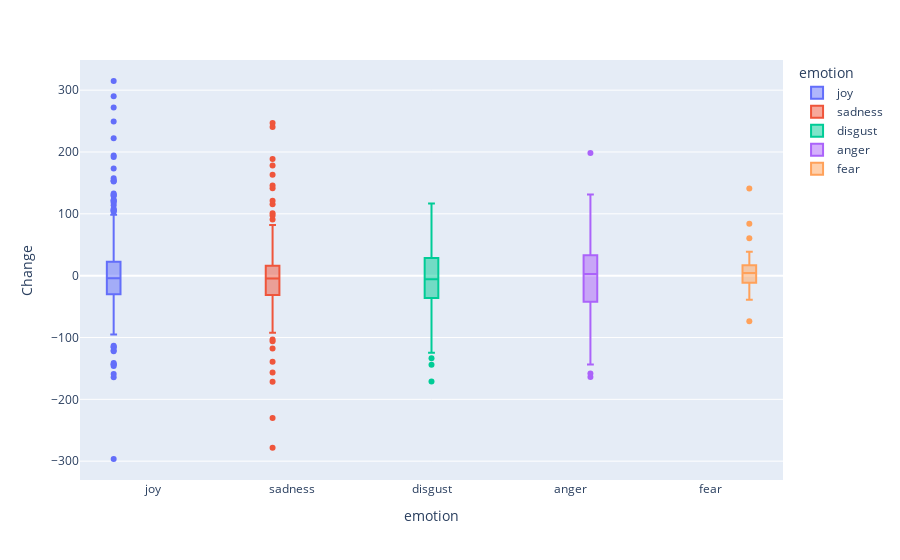
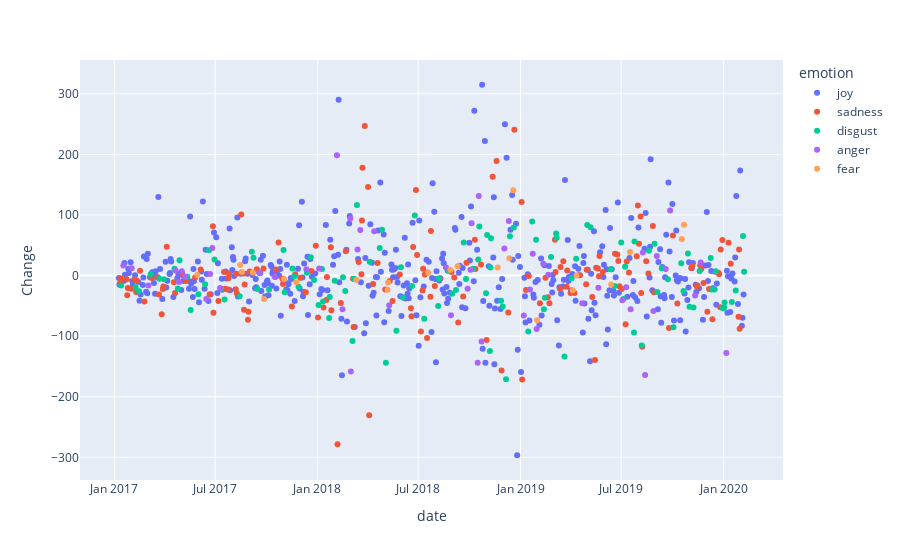

Notebook code for these charts, in order:
### Code cell
financial_analysis(twitter_d, finance_d)

### Figure 1 — Plotly figure (JSON) as saved in the notebook; plotly's stock layout.template omitted (floating-point values rounded to 4 significant figures; data arrays with more than 128 entries replaced by an {"elided": "..."} marker saying what was removed)
{"data": [{"alignmentgroup": "True", "hovertemplate": "emotion=%{x}<br>Change=%{y}<extra></extra>", "legendgroup": "joy", "marker": {"color": "#636efa"}, "name": "joy", "notched": false, "offsetgroup": "joy", "orientation": "v", "showlegend": true, "type": "box", "x": {"elided": "399 str values"}, "x0": " ", "xaxis": "x", "y": {"elided": "399 float values"}, "y0": " ", "yaxis": "y"}, {"alignmentgroup": "True", "hovertemplate": "emotion=%{x}<br>Change=%{y}<extra></extra>", "legendgroup": "sadness", "marker": {"color": "#EF553B"}, "name": "sadness", "notched": false, "offsetgroup": "sadness", "orientation": "v", "showlegend": true, "type": "box", "x": {"elided": "178 str values"}, "x0": " ", "xaxis": "x", "y": {"elided": "178 float values"}, "y0": " ", "yaxis": "y"}, {"alignmentgroup": "True", "hovertemplate": "emotion=%{x}<br>Change=%{y}<extra></extra>", "legendgroup": "disgust", "marker": {"color": "#00cc96"}, "name": "disgust", "notched": false, "offsetgroup": "disgust", "orientation": "v", "showlegend": true, "type": "box", "x": ["disgust", "disgust", "disgust", "disgust", "disgust", "disgust", "disgust", "disgust", "disgust", "disgust", "disgust", "disgust", "disgust", "disgust", "disgust", "disgust", "disgust", "disgust", "disgust", "disgust", "disgust", "disgust", "disgust", "disgust", "disgust", "disgust", "disgust", "disgust", "disgust", "disgust", "disgust", "disgust", "disgust", "disgust", "disgust", "disgust", "disgust", "disgust", "disgust", "disgust", "disgust", "disgust", "disgust", "disgust", "disgust", "disgust", "disgust", "disgust", "disgust", "disgust", "disgust", "disgust", "disgust", "disgust", "disgust", "disgust", "disgust", "disgust", "disgust", "disgust", "disgust", "disgust", "disgust", "disgust", "disgust", "disgust", "disgust", "disgust", "disgust", "disgust", "disgust", "disgust", "disgust", "disgust", "disgust", "disgust", "disgust", "disgust", "disgust", "disgust", "disgust", "disgust", "disgust", "disgust", "disgust", "disgust", "disgust", "disgust", "disgust", "disgust", "disgust", "disgust", "disgust", "disgust", "disgust", "disgust", "disgust", "disgust", "disgust", "disgust", "disgust", "disgust", "disgust", "disgust", "disgust", "disgust", "disgust", "disgust", "disgust", "disgust", "disgust", "disgust", "disgust", "disgust", "disgust"], "x0": " ", "xaxis": "x", "y": [-16.6, -19.5, -26.1, 2.2, -5.4, -6.1, 11.4, -21.3, 25.3, -2, -56.7, -30.9, -14.2, 41.6, 26.4, -22.3, -39.5, -34.1, 39.2, 29.5, -22.3, -23.2, 42.1, -27.4, 11.7, -1.4, -18.6, 4.6, 30.3, -7.3, -48.5, 10.6, -43, -70, -35.3, -8.7, -3, -25.3, -107.8, -5.2, 116.5, 22.7, 45.4, 75.7, -144, -90.9, 13.5, -36.4, -17.4, 99.1, -71.2, -50.1, -5, 8, -30.2, -23.8, 54.7, -5.9, 11.1, 26.6, 81.1, -29.3, 67, -124.7, 13.3, 61.6, -41.5, -51.2, -171.2, 64.9, 79.3, -92.4, 89.2, 59.2, -55.8, -36.7, 30.8, 69.5, 62.3, -133.5, -4.4, 27.8, 83.3, 79.8, 10.4, -17.1, 54.7, -38.5, 14.5, -94.1, 56.1, -115.6, 40.8, 52.3, -27.1, 12.1, -6, -85.2, 20.1, -25.6, 36.5, -51.4, -52.6, 7.4, 29, -22.9, -22.9, 6.9, -53.9, -52.7, -44.3, -43.7, -24.8, 65.4, 6.1], "y0": " ", "yaxis": "y"}, {"alignmentgroup": "True", "hovertemplate": "emotion=%{x}<br>Change=%{y}<extra></extra>", "legendgroup": "anger", "marker": {"color": "#ab63fa"}, "name": "anger", "notched": false, "offsetgroup": "anger", "orientation": "v", "showlegend": true, "type": "box", "x": ["anger", "anger", "anger", "anger", "anger", "anger", "anger", "anger", "anger", "anger", "anger", "anger", "anger", "anger", "anger", "anger", "anger", "anger", "anger", "anger", "anger", "anger", "anger", "anger", "anger", "anger", "anger", "anger", "anger", "anger", "anger", "anger", "anger", "anger", "anger", "anger", "anger", "anger", "anger", "anger", "anger", "anger", "anger", "anger", "anger", "anger", "anger", "anger", "anger", "anger", "anger", "anger", "anger"], "x0": " ", "xaxis": "x", "y": [16.4, 11.9, -16.5, 8.5, -10.5, 7.1, -2, -38.5, 2.5, 45.6, -20.4, 4.2, -1.5, 10.4, 11.6, 198.4, -55.7, 94.2, -158.3, 43, 75, 73, -49.1, 13.4, -65.4, -21.9, 9.6, 86.3, -143.7, 131.3, -109, 44.6, 89.8, -65.9, -23.1, 35.9, -88.3, 19.5, 1.2, -45.9, -20.2, -40.7, -19.3, -55.5, 38, -164, -58.5, 32.3, 10.7, 107.5, -33, 21.7, -128], "y0": " ", "yaxis": "y"}, {"alignmentgroup": "True", "hovertemplate": "emotion=%{x}<br>Change=%{y}<extra></extra>", "legendgroup": "fear", "marker": {"color": "#FFA15A"}, "name": "fear", "notched": false, "offsetgroup": "fear", "orientation": "v", "showlegend": true, "type": "box", "x": ["fear", "fear", "fear", "fear", "fear", "fear", "fear", "fear", "fear", "fear", "fear", "fear", "fear", "fear", "fear", "fear", "fear", "fear", "fear", "fear", "fear", "fear", "fear"], "x0": " ", "xaxis": "x", "y": [1, 17.5, 5.9, 5.1, -38.9, -5.5, -11.1, -7.3, -23.4, -11.6, 4.5, 9, 15.4, 13.3, 28.7, 140.8, -73.6, -24.2, 0, -14.6, 38.8, 60.3, 83.8], "y0": " ", "yaxis": "y"}], "layout": {"boxmode": "group", "legend": {"title": {"text": "emotion"}, "tracegroupgap": 0}, "margin": {"t": 60}, "xaxis": {"anchor": "y", "categoryarray": ["joy", "sadness", "disgust", "anger", "fear"], "categoryorder": "array", "domain": [0, 1], "title": {"text": "emotion"}}, "yaxis": {"anchor": "x", "domain": [0, 1], "title": {"text": "Change"}}}}

### Figure 2 — Plotly figure (JSON) as saved in the notebook; plotly's stock layout.template omitted (floating-point values rounded to 4 significant figures; data arrays with more than 128 entries replaced by an {"elided": "..."} marker saying what was removed)
{"data": [{"hovertemplate": "emotion=joy<br>date=%{x}<br>Change=%{y}<extra></extra>", "legendgroup": "joy", "marker": {"color": "#636efa", "symbol": "circle"}, "mode": "markers", "name": "joy", "showlegend": true, "type": "scatter", "x": {"elided": "399 str values"}, "xaxis": "x", "y": {"elided": "399 float values"}, "yaxis": "y"}, {"hovertemplate": "emotion=sadness<br>date=%{x}<br>Change=%{y}<extra></extra>", "legendgroup": "sadness", "marker": {"color": "#EF553B", "symbol": "circle"}, "mode": "markers", "name": "sadness", "showlegend": true, "type": "scatter", "x": {"elided": "178 str values"}, "xaxis": "x", "y": {"elided": "178 float values"}, "yaxis": "y"}, {"hovertemplate": "emotion=disgust<br>date=%{x}<br>Change=%{y}<extra></extra>", "legendgroup": "disgust", "marker": {"color": "#00cc96", "symbol": "circle"}, "mode": "markers", "name": "disgust", "showlegend": true, "type": "scatter", "x": ["2017-01-13", "2017-02-08", "2017-02-14", "2017-03-07", "2017-03-23", "2017-03-31", "2017-04-19", "2017-04-25", "2017-04-28", "2017-05-12", "2017-05-18", "2017-06-01", "2017-06-13", "2017-06-20", "2017-06-30", "2017-07-12", "2017-07-18", "2017-08-14", "2017-09-05", "2017-09-08", "2017-09-15", "2017-10-06", "2017-11-01", "2017-11-03", "2017-11-17", "2017-11-20", "2017-11-28", "2017-12-13", "2017-12-20", "2017-12-26", "2018-01-03", "2018-01-09", "2018-01-11", "2018-01-22", "2018-01-23", "2018-02-01", "2018-02-16", "2018-02-20", "2018-03-05", "2018-03-08", "2018-03-13", "2018-04-05", "2018-04-23", "2018-04-27", "2018-05-04", "2018-05-23", "2018-05-31", "2018-06-04", "2018-06-20", "2018-06-25", "2018-07-12", "2018-08-06", "2018-08-07", "2018-08-23", "2018-08-31", "2018-09-07", "2018-09-21", "2018-09-25", "2018-10-08", "2018-10-17", "2018-10-19", "2018-10-31", "2018-11-02", "2018-11-07", "2018-11-08", "2018-11-09", "2018-11-27", "2018-11-30", "2018-12-06", "2018-12-13", "2018-12-20", "2019-01-15", "2019-01-22", "2019-01-29", "2019-02-12", "2019-02-14", "2019-02-25", "2019-03-06", "2019-03-07", "2019-03-21", "2019-04-03", "2019-04-11", "2019-05-01", "2019-05-07", "2019-06-12", "2019-06-19", "2019-07-01", "2019-07-05", "2019-07-08", "2019-07-24", "2019-07-25", "2019-08-07", "2019-08-20", "2019-08-30", "2019-09-04", "2019-09-12", "2019-09-23", "2019-10-03", "2019-10-17", "2019-10-21", "2019-10-29", "2019-11-01", "2019-11-08", "2019-11-19", "2019-12-09", "2019-12-11", "2019-12-16", "2019-12-18", "2019-12-31", "2020-01-02", "2020-01-03", "2020-01-16", "2020-01-23", "2020-02-05", "2020-02-07"], "xaxis": "x", "y": [-16.6, -19.5, -26.1, 2.2, -5.4, -6.1, 11.4, -21.3, 25.3, -2, -56.7, -30.9, -14.2, 41.6, 26.4, -22.3, -39.5, -34.1, 39.2, 29.5, -22.3, -23.2, 42.1, -27.4, 11.7, -1.4, -18.6, 4.6, 30.3, -7.3, -48.5, 10.6, -43, -70, -35.3, -8.7, -3, -25.3, -107.8, -5.2, 116.5, 22.7, 45.4, 75.7, -144, -90.9, 13.5, -36.4, -17.4, 99.1, -71.2, -50.1, -5, 8, -30.2, -23.8, 54.7, -5.9, 11.1, 26.6, 81.1, -29.3, 67, -124.7, 13.3, 61.6, -41.5, -51.2, -171.2, 64.9, 79.3, -92.4, 89.2, 59.2, -55.8, -36.7, 30.8, 69.5, 62.3, -133.5, -4.4, 27.8, 83.3, 79.8, 10.4, -17.1, 54.7, -38.5, 14.5, -94.1, 56.1, -115.6, 40.8, 52.3, -27.1, 12.1, -6, -85.2, 20.1, -25.6, 36.5, -51.4, -52.6, 7.4, 29, -22.9, -22.9, 6.9, -53.9, -52.7, -44.3, -43.7, -24.8, 65.4, 6.1], "yaxis": "y"}, {"hovertemplate": "emotion=anger<br>date=%{x}<br>Change=%{y}<extra></extra>", "legendgroup": "anger", "marker": {"color": "#ab63fa", "symbol": "circle"}, "mode": "markers", "name": "anger", "showlegend": true, "type": "scatter", "x": ["2017-01-17", "2017-02-01", "2017-03-03", "2017-04-21", "2017-04-27", "2017-05-02", "2017-05-08", "2017-06-15", "2017-06-22", "2017-06-26", "2017-07-10", "2017-09-19", "2017-10-16", "2017-12-12", "2018-01-04", "2018-02-05", "2018-02-15", "2018-03-01", "2018-03-02", "2018-03-14", "2018-03-19", "2018-04-13", "2018-05-10", "2018-08-20", "2018-08-29", "2018-09-28", "2018-10-03", "2018-10-05", "2018-10-16", "2018-10-18", "2018-10-23", "2018-12-03", "2018-12-11", "2019-01-07", "2019-01-18", "2019-01-23", "2019-01-30", "2019-02-11", "2019-02-20", "2019-04-22", "2019-05-21", "2019-07-03", "2019-07-10", "2019-07-18", "2019-08-09", "2019-08-13", "2019-08-28", "2019-09-03", "2019-09-19", "2019-09-27", "2019-11-11", "2019-11-21", "2020-01-06"], "xaxis": "x", "y": [16.4, 11.9, -16.5, 8.5, -10.5, 7.1, -2, -38.5, 2.5, 45.6, -20.4, 4.2, -1.5, 10.4, 11.6, 198.4, -55.7, 94.2, -158.3, 43, 75, 73, -49.1, 13.4, -65.4, -21.9, 9.6, 86.3, -143.7, 131.3, -109, 44.6, 89.8, -65.9, -23.1, 35.9, -88.3, 19.5, 1.2, -45.9, -20.2, -40.7, -19.3, -55.5, 38, -164, -58.5, 32.3, 10.7, 107.5, -33, 21.7, -128], "yaxis": "y"}, {"hovertemplate": "emotion=fear<br>date=%{x}<br>Change=%{y}<extra></extra>", "legendgroup": "fear", "marker": {"color": "#FFA15A", "symbol": "circle"}, "mode": "markers", "name": "fear", "showlegend": true, "type": "scatter", "x": ["2017-05-30", "2017-08-15", "2017-08-18", "2017-09-07", "2017-09-27", "2017-11-02", "2017-11-24", "2018-03-12", "2018-05-07", "2018-05-08", "2018-07-19", "2018-08-28", "2018-09-10", "2018-11-21", "2018-12-12", "2018-12-19", "2019-01-31", "2019-04-05", "2019-04-12", "2019-06-13", "2019-07-17", "2019-10-18", "2019-10-22"], "xaxis": "x", "y": [1, 17.5, 5.9, 5.1, -38.9, -5.5, -11.1, -7.3, -23.4, -11.6, 4.5, 9, 15.4, 13.3, 28.7, 140.8, -73.6, -24.2, 0, -14.6, 38.8, 60.3, 83.8], "yaxis": "y"}], "layout": {"legend": {"title": {"text": "emotion"}, "tracegroupgap": 0}, "margin": {"t": 60}, "xaxis": {"anchor": "y", "domain": [0, 1], "title": {"text": "date"}}, "yaxis": {"anchor": "x", "domain": [0, 1], "title": {"text": "Change"}}}}
